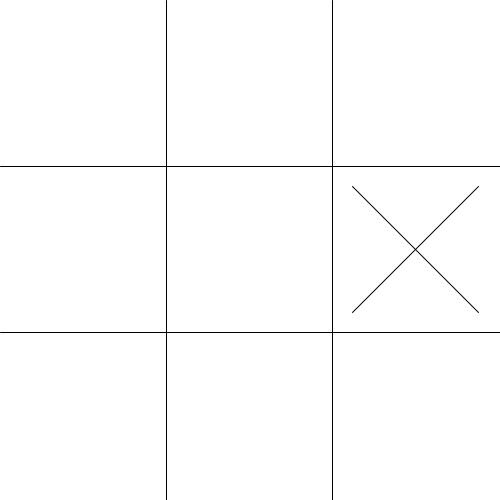
Frame 1 (no input)
Frame 60 (the mouse pressed at the canvas centre just before this capture): identical to frame 1, image omitted
Frame 120 (the mouse held since frame 60 and released just before this capture): identical to frame 1, image omitted

The Processing sketch that drew this single still picture (run headless with seeded random() and noise(); from frame 60 on, the mouse is pressed at the canvas centre):

// Processing sketch: tic_tac_toe
// ── tic_tac_toe.pde
void setup() {
  size(500, 500);
  initGame();
}

void draw() {
  renderBoard();
}

void keyPressed() {
  handleKeyPress();
}

// ── board.pde
int[][] board;
boolean gameOver = false;

void initGame() {
  board = new int[BOARD_SIZE][BOARD_SIZE];
  for (int r = 0; r < BOARD_SIZE; r++) {
    for (int c = 0; c < BOARD_SIZE; c++) {
      board[r][c] = EMPTY;
    }
  }
  computerMove();
}

void renderBoard() {
  background(255);
  drawBoard();
  for (int r = 0; r < BOARD_SIZE; r++) {
    for (int c = 0; c < BOARD_SIZE; c++) {
      if (board[r][c] == USER) {
        drawO(r, c);
      } else if (board[r][c] == COMP) {
        drawX(r, c);
      }
    }
  }
}

void handleKeyPress() {
  if (gameOver) {
    println("Game has ended.");
    return;
  }

  if (key >= '0' && key <= '8') {
    int move = key - '0';
    int row = move / BOARD_SIZE;
    int col = move % BOARD_SIZE;

    if (board[row][col] == EMPTY) {
      board[row][col] = USER;
      checkGameState();

      if (!gameOver) {
        computerMove();
        checkGameState();
      }
    } else {
      println("Square already taken.");
    }
  } else {
    println("Incorrect key pressed.");
  }
}

void computerMove() {
  if (tryCompleteLine(COMP)) return;
  if (tryCompleteLine(USER)) return;

  ArrayList<int[]> emptySquares = new ArrayList<int[]>();
  for (int r = 0; r < BOARD_SIZE; r++) {
    for (int c = 0; c < BOARD_SIZE; c++) {
      if (board[r][c] == EMPTY) {
        emptySquares.add(new int[]{r, c});
      }
    }
  }

  if (emptySquares.size() > 0) {
    int[] choice = emptySquares.get((int)random(emptySquares.size()));
    board[choice[0]][choice[1]] = COMP;
  }
}

boolean tryCompleteLine(int player) {
  for (int r = 0; r < BOARD_SIZE; r++) {
    if (countLine(board[r][0], board[r][1], board[r][2], player)) {
      for (int c = 0; c < BOARD_SIZE; c++) {
        if (board[r][c] == EMPTY) {
          board[r][c] = COMP;
          return true;
        }
      }
    }
  }
  for (int c = 0; c < BOARD_SIZE; c++) {
    if (countLine(board[0][c], board[1][c], board[2][c], player)) {
      for (int r = 0; r < BOARD_SIZE; r++) {
        if (board[r][c] == EMPTY) {
          board[r][c] = COMP;
          return true;
        }
      }
    }
  }
  if (countLine(board[0][0], board[1][1], board[2][2], player)) {
    if (board[0][0] == EMPTY) { board[0][0] = COMP; return true; }
    if (board[1][1] == EMPTY) { board[1][1] = COMP; return true; }
    if (board[2][2] == EMPTY) { board[2][2] = COMP; return true; }
  }
  if (countLine(board[0][2], board[1][1], board[2][0], player)) {
    if (board[0][2] == EMPTY) { board[0][2] = COMP; return true; }
    if (board[1][1] == EMPTY) { board[1][1] = COMP; return true; }
    if (board[2][0] == EMPTY) { board[2][0] = COMP; return true; }
  }
  return false;
}

boolean countLine(int a, int b, int c, int player) {
  int countPlayer = 0;
  int countEmpty = 0;
  if (a == player) countPlayer++; else if (a == EMPTY) countEmpty++;
  if (b == player) countPlayer++; else if (b == EMPTY) countEmpty++;
  if (c == player) countPlayer++; else if (c == EMPTY) countEmpty++;
  return (countPlayer == 2 && countEmpty == 1);
}

void checkGameState() {
  int winner = checkWinner();
  if (winner == USER) {
    println("User wins!");
    gameOver = true;
  } else if (winner == COMP) {
    println("Computer wins!");
    gameOver = true;
  } else if (isBoardFull()) {
    println("No one has won.");
    gameOver = true;
  } else {
    println("Game still in play.");
  }
}

int checkWinner() {
  for (int r = 0; r < BOARD_SIZE; r++) {
    if (board[r][0] != EMPTY && board[r][0] == board[r][1] && board[r][1] == board[r][2]) {
      return board[r][0];
    }
  }
  for (int c = 0; c < BOARD_SIZE; c++) {
    if (board[0][c] != EMPTY && board[0][c] == board[1][c] && board[1][c] == board[2][c]) {
      return board[0][c];
    }
  }
  if (board[0][0] != EMPTY && board[0][0] == board[1][1] && board[1][1] == board[2][2]) return board[0][0];
  if (board[0][2] != EMPTY && board[0][2] == board[1][1] && board[1][1] == board[2][0]) return board[0][2];

  return EMPTY;
}

boolean isBoardFull() {
  for (int r = 0; r < BOARD_SIZE; r++) {
    for (int c = 0; c < BOARD_SIZE; c++) {
      if (board[r][c] == EMPTY) return false;
    }
  }
  return true;
}

// ── constants.pde
final int BOARD_SIZE = 3;
final int CANVAS_SIZE = 500;
final int CELL_SIZE = CANVAS_SIZE / BOARD_SIZE;

final int EMPTY = 0;
final int USER = 1;
final int COMP = 2;

// ── shapes.pde
void drawBoard() {
  stroke(0);
  for (int i = 1; i < BOARD_SIZE; i++) {
    line(i * CELL_SIZE, 0, i * CELL_SIZE, CANVAS_SIZE);
    line(0, i * CELL_SIZE, CANVAS_SIZE, i * CELL_SIZE);
  }
}

void drawX(int row, int col) {
  float x = col * CELL_SIZE;
  float y = row * CELL_SIZE;
  line(x + 20, y + 20, x + CELL_SIZE - 20, y + CELL_SIZE - 20);
  line(x + 20, y + CELL_SIZE - 20, x + CELL_SIZE - 20, y + 20);
}

void drawO(int row, int col) {
  float x = col * CELL_SIZE + CELL_SIZE/2;
  float y = row * CELL_SIZE + CELL_SIZE/2;
  ellipse(x, y, CELL_SIZE - 40, CELL_SIZE - 40);
}
